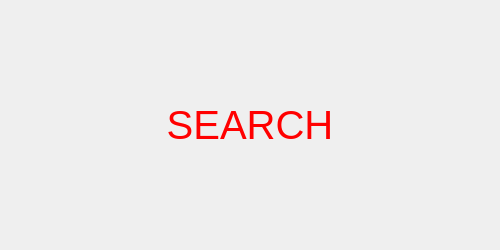
<?xml version="1.0" encoding="UTF-8"?>
<ui version="4.0">
 <class>MainWindow</class>
 <widget class="QWidget" name="MainWindow">
  <property name="geometry">
   <rect>
    <x>0</x>
    <y>0</y>
    <width>500</width>
    <height>250</height>
   </rect>
  </property>
  <property name="minimumSize">
   <size>
    <width>500</width>
    <height>250</height>
   </size>
  </property>
  <property name="maximumSize">
   <size>
    <width>1000</width>
    <height>500</height>
   </size>
  </property>
  <property name="windowTitle">
   <string>MainWindow</string>
  </property>
  <layout class="QGridLayout" name="gridLayout_2">
   <item row="1" column="0">
    <widget class="QLabel" name="status">
     <property name="font">
      <font>
       <pointsize>30</pointsize>
      </font>
     </property>
     <property name="styleSheet">
      <string notr="true">QLabel{color: red}</string>
     </property>
     <property name="text">
      <string>SEARCH</string>
     </property>
     <property name="alignment">
      <set>Qt::AlignCenter</set>
     </property>
    </widget>
   </item>
  </layout>
 </widget>
 <resources/>
 <connections/>
</ui>
